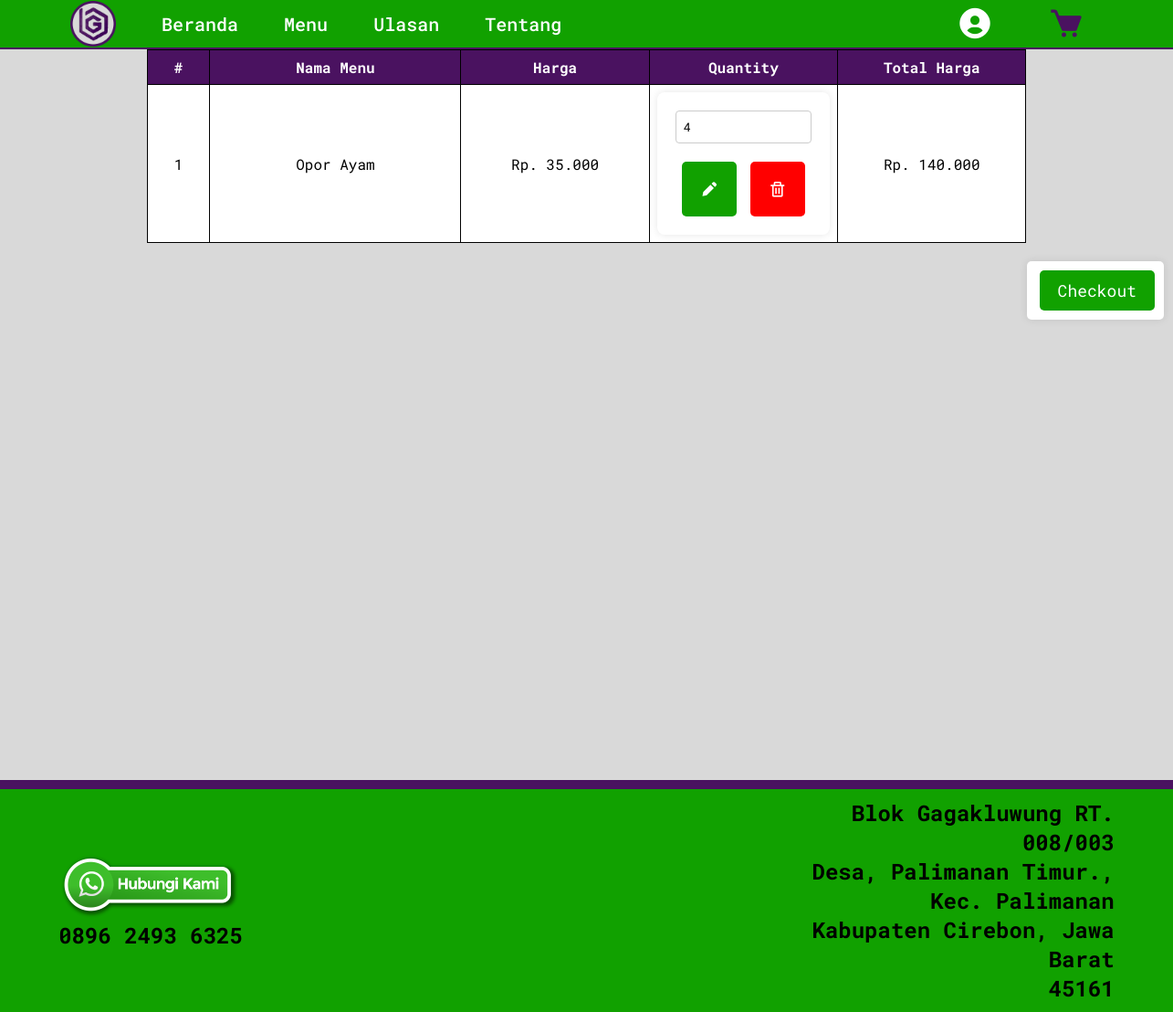
The page /user/fitur/keranjang.php (signed in) on the database its author committed.
### tables this page shows
CREATE TABLE `keranjang` (
  `id_keranjang` int(25) NOT NULL,
  `id_nama` int(25) DEFAULT NULL,
  `id_menu` int(25) DEFAULT NULL,
  `quantity` int(11) DEFAULT NULL,
  `total_harga` int(25) DEFAULT NULL
);

CREATE TABLE `menu` (
  `id_menu` int(25) NOT NULL,
  `kategori_menu` enum('paketan','prasmanan') NOT NULL,
  `nama_menu` varchar(255) NOT NULL,
  `harga_menu` int(25) NOT NULL,
  `deskripsi` text DEFAULT NULL,
  `foto_menu_path` varchar(255) DEFAULT NULL,
  `status_menu` enum('tersedia','kosong') DEFAULT 'tersedia'
);

### user/fitur/keranjang.php (the view, shortened to what this page needs)
<?php
include('../../koneksi.php');
$query_keranjang = "SELECT keranjang.*, menu.nama_menu, menu.harga_menu
                    FROM keranjang
                    INNER JOIN menu ON keranjang.id_menu = menu.id_menu
                    WHERE id_nama = " . $_SESSION['id_nama'];
$result_keranjang = mysqli_query($koneksi, $query_keranjang);
include '../function/header.php';
?>
<body>
<main class="main">
    <table border="1" style="width: 75%; margin: 0 auto; border-collapse: collapse; border: 1px solid black;">
        <thead>
        <tr>
            <th style="width: 5%;">#</th>
            <th style="width: 20%;">Nama Menu</th>
            <th style="width: 15%;">Harga</th>
            <th style="width: 15%;">Quantity</th>
            <th style="width: 15%;">Total Harga</th>
        </tr>
        </thead>
        <tbody>
        <?php
        $no = 1;
        while ($row_keranjang = mysqli_fetch_assoc($result_keranjang)) :
            ?>
            <tr>
                <td style='text-align: center;'><?php echo $no++; ?></td>
                <td><?php echo $row_keranjang['nama_menu']; ?></td>
                <td style='text-align: center;'>Rp. <?php echo number_format($row_keranjang['harga_menu'], 0, ',', '.'); ?></td>
                <td style='text-align: center;'>
                    <form method="post" action="">
                        <input type="number" name="new_quantity" value="<?php echo $row_keranjang['quantity']; ?>" min="1">
                        <button type="submit" name="update_quantity" value="<?php echo $row_keranjang['id_menu']; ?>" class='bx bxs-pencil edit-icon'></button>
                        <button type="submit" name="delete_item" value="<?php echo $row_keranjang['id_menu']; ?>" class='bx bx-trash delete-icon'></button>
                    </form>
                </td>
                <td style='text-align: center;'>Rp. <?php echo number_format($row_keranjang['total_harga'], 0, ',', '.'); ?></td>
            </tr>
        <?php endwhile; ?>
        </tbody>
    </table>
    <form method="post" action="checkout.php" class="cek">
        <button type="submit" name="checkout">Checkout</button>
    </form>
</main>
</body>
<?php include '../function/footer.php'; ?>

### css/page.css (style rules this page uses)
* { font-family: 'Roboto Mono', monospace; margin: 0; padding: 0; box-sizing: border-box; }
body { margin: 0; padding: 0; background-color: #D9D9D9; }
.main { min-width: 100vh; min-height: 100vh; background-size: cover; background-position: center; }
* { padding: 0; margin: 0; box-sizing: border-box; }

### admin/admin.css (style rules this page uses)
.edit-icon, .delete-icon { display: inline-block; cursor: pointer; margin-top: 5px; }
.edit-icon { background-color: #11A100; color: white; padding: 20px; border-radius: 5px; margin-right: -200px; font-size: 20px; }
.delete-icon { background-color: #FF0000; color: white; padding: 20px; border-radius: 5px; font-size: 20px; }
form { max-width: 600px; margin: auto; background: #fff; padding: 20px; border-radius: 8px; box-shadow: 0 0 10px rgba(0, 0, 0, 0.1); }
input { width: 100%; padding: 8px; margin-bottom: 15px; border: 1px solid #ccc; border-radius: 4px; box-sizing: border-box; }
button { background-color: #11A100; color: white; padding: 10px 15px; border: none; border-radius: 4px; cursor: pointer; }
button { background-color: #11A100; color: white; padding: 10px 15px; border: none; border-radius: 4px; cursor: pointer; float: center; }
table { width: 75%; margin: 0 auto; border-collapse: collapse; border: 1px solid black; background-color: white; }
th, td { border: 1px solid black; padding: 8px; text-align: center; }
th { background-color: #4A1260; color: white; }

### user/function/header.php (style rules this page uses)
.cek { display: flex; justify-content: flex-end; align-items: center; margin-top: 20px; background-color: #fff; padding: 10px; border-radius: 5px; width: 150px; margin-left: 1125px; }
.cek button[name="checkout"] { padding: 10px 20px; font-size: 18px; background-color: #11A100; color: #fff; border: none; border-radius: 5px; cursor: pointer; }
button { background-color: #3498db; color: #fff; padding: 10px 20px; border: none; cursor: pointer; transition: background-color 0.3s ease; }

### user/fitur/keranjang.php (style rules this page uses)
.edit-icon { margin-right: 5px; }

### rows shown on the page
keranjang: id_menu.nama_menu "Opor Ayam", id_menu.harga_menu "35.000", new_quantity "4", total_harga "140.000"
